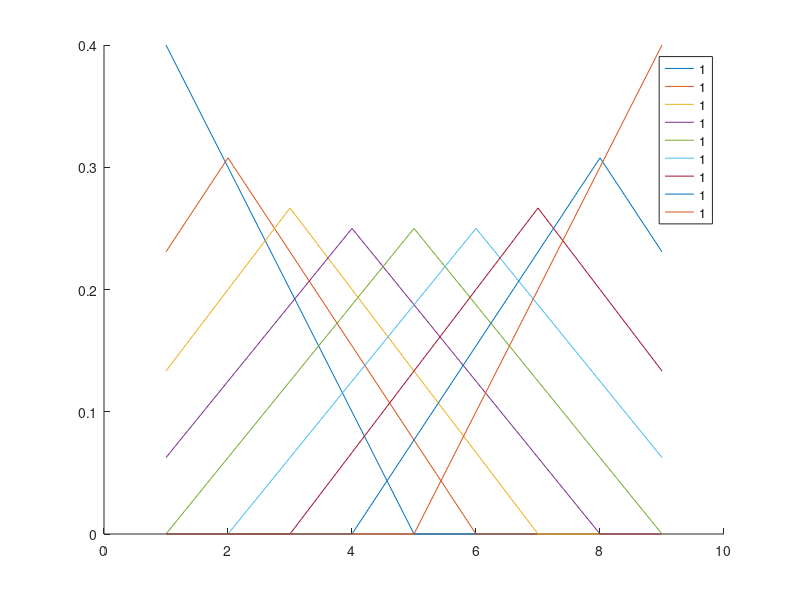

MATLAB code to generate this figure:
clc

width = 7;
S = ones(1, 9);

L = cell(size(S));
for row = 1:length(S)
    nw = (width + 1)/2; % number of weights
    ndiff = [row - nw, length(S)-(row+nw) + 1]; % difference in row num and weight num
    ndiff(ndiff > 0) = 0;
    ndiff = min(ndiff);

    A = zeros(nw); % empty matrix
    A(1, :) = 1;
    A(1, 2:end+ndiff) = 2;
    A(2:end, 1:nw-1) = eye(nw-1);
    A(2:end, nw) = -nw:1:-2;
    % A

    x = [1; zeros(nw-1, 1)];

    w = (A^-1)*x;
    W = zeros(size(S)); % use weights to create weight vector
    W(row) = w(1);
    if nw > 1
        for m = 1:nw-1
            if row - m >= 1
                W(row - m) = w(m + 1);
            end
            if row + m <= length(W)
                W(row + m) = w(m + 1);
            end
        end
    end
    L{row} = num2str(sum(W));
    hold on
    plot(W)
end
legend(L)
